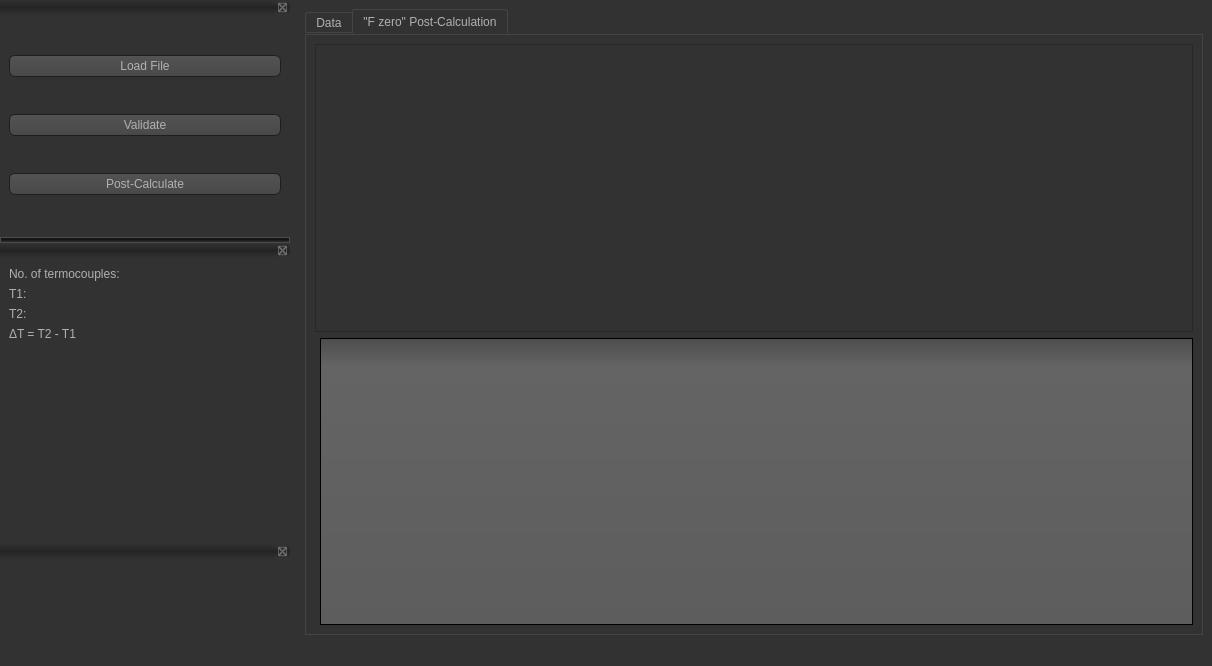
<?xml version="1.0" encoding="UTF-8"?>
<ui version="4.0">
 <class>MainWindow</class>
 <widget class="QMainWindow" name="MainWindow">
  <property name="geometry">
   <rect>
    <x>0</x>
    <y>0</y>
    <width>1212</width>
    <height>666</height>
   </rect>
  </property>
  <property name="windowTitle">
   <string>DEMO</string>
  </property>
  <property name="styleSheet">
   <string notr="true">QToolTip
{
     border: 1px solid black;
     background-color: #ffa02f;
     padding: 1px;
     border-radius: 3px;
     opacity: 100;
}

QWidget
{
    color: #b1b1b1;
    background-color: #323232;
}

QTreeView, QListView
{
    background-color: silver;
    margin-left: 5px;
}

QWidget:item:hover
{
    background-color: QLinearGradient( x1: 0, y1: 0, x2: 0, y2: 1, stop: 0 #ffa02f, stop: 1 #ca0619);
    color: #000000;
}

QWidget:item:selected
{
    background-color: QLinearGradient( x1: 0, y1: 0, x2: 0, y2: 1, stop: 0 #ffa02f, stop: 1 #d7801a);
}

QMenuBar::item
{
    background: transparent;
}

QMenuBar::item:selected
{
    background: transparent;
    border: 1px solid #ffaa00;
}

QMenuBar::item:pressed
{
    background: #444;
    border: 1px solid #000;
    background-color: QLinearGradient(
        x1:0, y1:0,
        x2:0, y2:1,
        stop:1 #212121,
        stop:0.4 #343434/*,
        stop:0.2 #343434,
        stop:0.1 #ffaa00*/
    );
    margin-bottom:-1px;
    padding-bottom:1px;
}

QMenu
{
    border: 1px solid #000;
}

QMenu::item
{
    padding: 2px 20px 2px 20px;
}

QMenu::item:selected
{
    color: #000000;
}

QWidget:disabled
{
    color: #808080;
    background-color: #323232;
}

QAbstractItemView
{
    background-color: QLinearGradient( x1: 0, y1: 0, x2: 0, y2: 1, stop: 0 #4d4d4d, stop: 0.1 #646464, stop: 1 #5d5d5d);
}

QWidget:focus
{
    /*border: 1px solid darkgray;*/
}

QLineEdit
{
    background-color: QLinearGradient( x1: 0, y1: 0, x2: 0, y2: 1, stop: 0 #4d4d4d, stop: 0 #646464, stop: 1 #5d5d5d);
    padding: 1px;
    border-style: solid;
    border: 1px solid #1e1e1e;
    border-radius: 5;
}

QPushButton
{
    color: #b1b1b1;
    background-color: QLinearGradient( x1: 0, y1: 0, x2: 0, y2: 1, stop: 0 #565656, stop: 0.1 #525252, stop: 0.5 #4e4e4e, stop: 0.9 #4a4a4a, stop: 1 #464646);
    border-width: 1px;
    border-color: #1e1e1e;
    border-style: solid;
    border-radius: 6;
    padding: 3px;
    font-size: 12px;
    padding-left: 5px;
    padding-right: 5px;
    min-width: 40px;
}

QPushButton:pressed
{
    background-color: QLinearGradient( x1: 0, y1: 0, x2: 0, y2: 1, stop: 0 #2d2d2d, stop: 0.1 #2b2b2b, stop: 0.5 #292929, stop: 0.9 #282828, stop: 1 #252525);
}

QComboBox
{
    selection-background-color: #ffaa00;
    background-color: QLinearGradient( x1: 0, y1: 0, x2: 0, y2: 1, stop: 0 #565656, stop: 0.1 #525252, stop: 0.5 #4e4e4e, stop: 0.9 #4a4a4a, stop: 1 #464646);
    border-style: solid;
    border: 1px solid #1e1e1e;
    border-radius: 5;
}

QComboBox:hover,QPushButton:hover
{
    border: 2px solid QLinearGradient( x1: 0, y1: 0, x2: 0, y2: 1, stop: 0 #ffa02f, stop: 1 #d7801a);
}


QComboBox:on
{
    padding-top: 3px;
    padding-left: 4px;
    background-color: QLinearGradient( x1: 0, y1: 0, x2: 0, y2: 1, stop: 0 #2d2d2d, stop: 0.1 #2b2b2b, stop: 0.5 #292929, stop: 0.9 #282828, stop: 1 #252525);
    selection-background-color: #ffaa00;
}

QComboBox QAbstractItemView
{
    border: 2px solid darkgray;
    selection-background-color: QLinearGradient( x1: 0, y1: 0, x2: 0, y2: 1, stop: 0 #ffa02f, stop: 1 #d7801a);
}

QComboBox::drop-down
{
     subcontrol-origin: padding;
     subcontrol-position: top right;
     width: 15px;

     border-left-width: 0px;
     border-left-color: darkgray;
     border-left-style: solid; /* just a single line */
     border-top-right-radius: 3px; /* same radius as the QComboBox */
     border-bottom-right-radius: 3px;
 }

QComboBox::down-arrow
{
     image: url(:/dark_orange/img/down_arrow.png);
}

QGroupBox
{
    border: 1px solid darkgray;
    margin-top: 10px;
}

QGroupBox:focus
{
    border: 1px solid darkgray;
}

QTextEdit:focus
{
    border: 1px solid darkgray;
}

QScrollBar:horizontal {
     border: 1px solid #222222;
     background: QLinearGradient( x1: 0, y1: 0, x2: 0, y2: 1, stop: 0.0 #121212, stop: 0.2 #282828, stop: 1 #484848);
     height: 7px;
     margin: 0px 16px 0 16px;
}

QScrollBar::handle:horizontal
{
      background: QLinearGradient( x1: 0, y1: 0, x2: 1, y2: 0, stop: 0 #ffa02f, stop: 0.5 #d7801a, stop: 1 #ffa02f);
      min-height: 20px;
      border-radius: 2px;
}

QScrollBar::add-line:horizontal {
      border: 1px solid #1b1b19;
      border-radius: 2px;
      background: QLinearGradient( x1: 0, y1: 0, x2: 1, y2: 0, stop: 0 #ffa02f, stop: 1 #d7801a);
      width: 14px;
      subcontrol-position: right;
      subcontrol-origin: margin;
}

QScrollBar::sub-line:horizontal {
      border: 1px solid #1b1b19;
      border-radius: 2px;
      background: QLinearGradient( x1: 0, y1: 0, x2: 1, y2: 0, stop: 0 #ffa02f, stop: 1 #d7801a);
      width: 14px;
     subcontrol-position: left;
     subcontrol-origin: margin;
}

QScrollBar::right-arrow:horizontal, QScrollBar::left-arrow:horizontal
{
      border: 1px solid black;
      width: 1px;
      height: 1px;
      background: white;
}

QScrollBar::add-page:horizontal, QScrollBar::sub-page:horizontal
{
      background: none;
}

QScrollBar:vertical
{
      background: QLinearGradient( x1: 0, y1: 0, x2: 1, y2: 0, stop: 0.0 #121212, stop: 0.2 #282828, stop: 1 #484848);
      width: 7px;
      margin: 16px 0 16px 0;
      border: 1px solid #222222;
}

QScrollBar::handle:vertical
{
      background: QLinearGradient( x1: 0, y1: 0, x2: 0, y2: 1, stop: 0 #ffa02f, stop: 0.5 #d7801a, stop: 1 #ffa02f);
      min-height: 20px;
      border-radius: 2px;
}

QScrollBar::add-line:vertical
{
      border: 1px solid #1b1b19;
      border-radius: 2px;
      background: QLinearGradient( x1: 0, y1: 0, x2: 0, y2: 1, stop: 0 #ffa02f, stop: 1 #d7801a);
      height: 14px;
      subcontrol-position: bottom;
      subcontrol-origin: margin;
}

QScrollBar::sub-line:vertical
{
      border: 1px solid #1b1b19;
      border-radius: 2px;
      background: QLinearGradient( x1: 0, y1: 0, x2: 0, y2: 1, stop: 0 #d7801a, stop: 1 #ffa02f);
      height: 14px;
      subcontrol-position: top;
      subcontrol-origin: margin;
}

QScrollBar::up-arrow:vertical, QScrollBar::down-arrow:vertical
{
      border: 1px solid black;
      width: 1px;
      height: 1px;
      background: white;
}


QScrollBar::add-page:vertical, QScrollBar::sub-page:vertical
{
      background: none;
}

QTextEdit
{
    background-color: #242424;
}

QPlainTextEdit
{
    background-color: #242424;
}

QHeaderView::section
{
    background-color: QLinearGradient(x1:0, y1:0, x2:0, y2:1, stop:0 #616161, stop: 0.5 #505050, stop: 0.6 #434343, stop:1 #656565);
    color: white;
    padding-left: 4px;
    border: 1px solid #6c6c6c;
}

QCheckBox:disabled
{
color: #414141;
}

QDockWidget::title
{
    text-align: center;
    spacing: 3px; /* spacing between items in the tool bar */
    background-color: QLinearGradient(x1:0, y1:0, x2:0, y2:1, stop:0 #323232, stop: 0.5 #242424, stop:1 #323232);
}

QDockWidget::close-button, QDockWidget::float-button
{
    text-align: center;
    spacing: 1px; /* spacing between items in the tool bar */
    background-color: QLinearGradient(x1:0, y1:0, x2:0, y2:1, stop:0 #323232, stop: 0.5 #242424, stop:1 #323232);
}

QDockWidget::close-button:hover, QDockWidget::float-button:hover
{
    background: #242424;
}

QDockWidget::close-button:pressed, QDockWidget::float-button:pressed
{
    padding: 1px -1px -1px 1px;
}

QMainWindow::separator
{
    background-color: QLinearGradient(x1:0, y1:0, x2:0, y2:1, stop:0 #161616, stop: 0.5 #151515, stop: 0.6 #212121, stop:1 #343434);
    color: white;
    padding-left: 4px;
    border: 1px solid #4c4c4c;
    spacing: 3px; /* spacing between items in the tool bar */
}

QMainWindow::separator:hover
{

    background-color: QLinearGradient(x1:0, y1:0, x2:0, y2:1, stop:0 #d7801a, stop:0.5 #b56c17 stop:1 #ffa02f);
    color: white;
    padding-left: 4px;
    border: 1px solid #6c6c6c;
    spacing: 3px; /* spacing between items in the tool bar */
}

QToolBar::handle
{
     spacing: 3px; /* spacing between items in the tool bar */
     background: url(:/dark_orange/img/handle.png);
}

QMenu::separator
{
    height: 2px;
    background-color: QLinearGradient(x1:0, y1:0, x2:0, y2:1, stop:0 #161616, stop: 0.5 #151515, stop: 0.6 #212121, stop:1 #343434);
    color: white;
    padding-left: 4px;
    margin-left: 10px;
    margin-right: 5px;
}

QProgressBar
{
    border: 2px solid grey;
    border-radius: 5px;
    text-align: center;
}

QProgressBar::chunk
{
    background-color: #d7801a;
    width: 2.15px;
    margin: 0.5px;
}

QTabBar::tab {
    color: #b1b1b1;
    border: 1px solid #444;
    border-bottom-style: none;
    background-color: #323232;
    padding-left: 10px;
    padding-right: 10px;
    padding-top: 3px;
    padding-bottom: 2px;
    margin-right: -1px;
}

QTabWidget::pane {
    border: 1px solid #444;
    top: 1px;
}

QTabBar::tab:last
{
    margin-right: 0; /* the last selected tab has nothing to overlap with on the right */
    border-top-right-radius: 3px;
}

QTabBar::tab:first:!selected
{
 margin-left: 0px; /* the last selected tab has nothing to overlap with on the right */


    border-top-left-radius: 3px;
}

QTabBar::tab:!selected
{
    color: #b1b1b1;
    border-bottom-style: solid;
    margin-top: 3px;
    background-color: QLinearGradient(x1:0, y1:0, x2:0, y2:1, stop:1 #212121, stop:.4 #343434);
}

QTabBar::tab:selected
{
    border-top-left-radius: 3px;
    border-top-right-radius: 3px;
    margin-bottom: 0px;
}

QTabBar::tab:!selected:hover
{
    /*border-top: 2px solid #ffaa00;
    padding-bottom: 3px;*/
    border-top-left-radius: 3px;
    border-top-right-radius: 3px;
    background-color: QLinearGradient(x1:0, y1:0, x2:0, y2:1, stop:1 #212121, stop:0.4 #343434, stop:0.2 #343434, stop:0.1 #ffaa00);
}

QRadioButton::indicator:checked, QRadioButton::indicator:unchecked{
    color: #b1b1b1;
    background-color: #323232;
    border: 1px solid #b1b1b1;
    border-radius: 6px;
}

QRadioButton::indicator:checked
{
    background-color: qradialgradient(
        cx: 0.5, cy: 0.5,
        fx: 0.5, fy: 0.5,
        radius: 1.0,
        stop: 0.25 #ffaa00,
        stop: 0.3 #323232
    );
}

QCheckBox::indicator{
    color: #b1b1b1;
    background-color: #323232;
    border: 1px solid #b1b1b1;
    width: 9px;
    height: 9px;
}

QRadioButton::indicator
{
    border-radius: 6px;
}

QRadioButton::indicator:hover, QCheckBox::indicator:hover
{
    border: 1px solid #ffaa00;
}

QCheckBox::indicator:checked
{
    image:url(:/dark_orange/img/checkbox.png);
}

QCheckBox::indicator:disabled, QRadioButton::indicator:disabled
{
    border: 1px solid #444;
}


QSlider::groove:horizontal {
    border: 1px solid #3A3939;
    height: 8px;
    background: #201F1F;
    margin: 2px 0;
    border-radius: 2px;
}

QSlider::handle:horizontal {
    background: QLinearGradient( x1: 0, y1: 0, x2: 0, y2: 1,
      stop: 0.0 silver, stop: 0.2 #a8a8a8, stop: 1 #727272);
    border: 1px solid #3A3939;
    width: 14px;
    height: 14px;
    margin: -4px 0;
    border-radius: 2px;
}

QSlider::groove:vertical {
    border: 1px solid #3A3939;
    width: 8px;
    background: #201F1F;
    margin: 0 0px;
    border-radius: 2px;
}

QSlider::handle:vertical {
    background: QLinearGradient( x1: 0, y1: 0, x2: 0, y2: 1, stop: 0.0 silver,
      stop: 0.2 #a8a8a8, stop: 1 #727272);
    border: 1px solid #3A3939;
    width: 14px;
    height: 14px;
    margin: 0 -4px;
    border-radius: 2px;
}

QAbstractSpinBox {
    padding-top: 2px;
    padding-bottom: 2px;
    border: 1px solid darkgray;

    border-radius: 2px;
    min-width: 50px;
}
</string>
  </property>
  <widget class="QWidget" name="centralwidget">
   <layout class="QVBoxLayout" name="verticalLayout_2">
    <item>
     <widget class="QTabWidget" name="tabWidget">
      <property name="styleSheet">
       <string notr="true">font: 14pt &quot;Century Gothic&quot;;</string>
      </property>
      <property name="currentIndex">
       <number>1</number>
      </property>
      <widget class="QWidget" name="tab">
       <attribute name="title">
        <string>Data</string>
       </attribute>
       <layout class="QVBoxLayout" name="verticalLayout_3">
        <item>
         <widget class="QTableView" name="table"/>
        </item>
       </layout>
      </widget>
      <widget class="QWidget" name="tab_2">
       <attribute name="title">
        <string>&quot;F zero&quot; Post-Calculation</string>
       </attribute>
       <layout class="QVBoxLayout" name="verticalLayout_5">
        <item>
         <widget class="PlotWidget" name="graphics_view"/>
        </item>
        <item>
         <widget class="QListWidget" name="pc_list">
          <property name="enabled">
           <bool>true</bool>
          </property>
         </widget>
        </item>
       </layout>
      </widget>
     </widget>
    </item>
   </layout>
  </widget>
  <widget class="QMenuBar" name="menubar">
   <property name="geometry">
    <rect>
     <x>0</x>
     <y>0</y>
     <width>1212</width>
     <height>21</height>
    </rect>
   </property>
  </widget>
  <widget class="QStatusBar" name="statusbar"/>
  <widget class="QDockWidget" name="dockWidget">
   <attribute name="dockWidgetArea">
    <number>1</number>
   </attribute>
   <widget class="QWidget" name="dockWidgetContents">
    <layout class="QVBoxLayout" name="verticalLayout">
     <item>
      <widget class="QPushButton" name="load_btn">
       <property name="styleSheet">
        <string notr="true">font: 14pt &quot;Century Gothic&quot;;</string>
       </property>
       <property name="text">
        <string>Load File</string>
       </property>
      </widget>
     </item>
     <item>
      <widget class="QPushButton" name="validation_btn">
       <property name="styleSheet">
        <string notr="true">font: 14pt &quot;Century Gothic&quot;;</string>
       </property>
       <property name="text">
        <string>Validate</string>
       </property>
      </widget>
     </item>
     <item>
      <widget class="QPushButton" name="calculate_btn">
       <property name="styleSheet">
        <string notr="true">font: 14pt &quot;Century Gothic&quot;;</string>
       </property>
       <property name="text">
        <string>Post-Calculate</string>
       </property>
      </widget>
     </item>
    </layout>
   </widget>
  </widget>
  <widget class="QDockWidget" name="dockWidget_2">
   <property name="sizePolicy">
    <sizepolicy hsizetype="Fixed" vsizetype="Preferred">
     <horstretch>0</horstretch>
     <verstretch>0</verstretch>
    </sizepolicy>
   </property>
   <property name="minimumSize">
    <size>
     <width>290</width>
     <height>141</height>
    </size>
   </property>
   <property name="maximumSize">
    <size>
     <width>290</width>
     <height>524287</height>
    </size>
   </property>
   <attribute name="dockWidgetArea">
    <number>1</number>
   </attribute>
   <widget class="QWidget" name="dockWidgetContents_2">
    <layout class="QFormLayout" name="formLayout">
     <item row="0" column="0">
      <widget class="QLabel" name="label">
       <property name="styleSheet">
        <string notr="true">font: 14pt &quot;Century Gothic&quot;;</string>
       </property>
       <property name="text">
        <string>No. of termocouples:</string>
       </property>
      </widget>
     </item>
     <item row="0" column="1">
      <widget class="QLabel" name="termocouple_number">
       <property name="styleSheet">
        <string notr="true">font: 14pt &quot;Century Gothic&quot;;</string>
       </property>
       <property name="text">
        <string/>
       </property>
       <property name="alignment">
        <set>Qt::AlignRight|Qt::AlignTrailing|Qt::AlignVCenter</set>
       </property>
      </widget>
     </item>
     <item row="1" column="0">
      <widget class="QLabel" name="label_3">
       <property name="styleSheet">
        <string notr="true">font: 14pt &quot;Century Gothic&quot;;</string>
       </property>
       <property name="text">
        <string>T1:</string>
       </property>
      </widget>
     </item>
     <item row="1" column="1">
      <widget class="QLabel" name="start_time">
       <property name="styleSheet">
        <string notr="true">font: 14pt &quot;Century Gothic&quot;;</string>
       </property>
       <property name="text">
        <string/>
       </property>
       <property name="alignment">
        <set>Qt::AlignRight|Qt::AlignTrailing|Qt::AlignVCenter</set>
       </property>
      </widget>
     </item>
     <item row="2" column="0">
      <widget class="QLabel" name="label_5">
       <property name="styleSheet">
        <string notr="true">font: 14pt &quot;Century Gothic&quot;;</string>
       </property>
       <property name="text">
        <string>T2:</string>
       </property>
      </widget>
     </item>
     <item row="2" column="1">
      <widget class="QLabel" name="stop_time">
       <property name="styleSheet">
        <string notr="true">font: 14pt &quot;Century Gothic&quot;;</string>
       </property>
       <property name="text">
        <string/>
       </property>
       <property name="alignment">
        <set>Qt::AlignRight|Qt::AlignTrailing|Qt::AlignVCenter</set>
       </property>
      </widget>
     </item>
     <item row="3" column="0">
      <widget class="QLabel" name="label_7">
       <property name="styleSheet">
        <string notr="true">font: 14pt &quot;Century Gothic&quot;;</string>
       </property>
       <property name="text">
        <string>ΔT = T2 - T1</string>
       </property>
      </widget>
     </item>
     <item row="3" column="1">
      <widget class="QLabel" name="time_delta">
       <property name="styleSheet">
        <string notr="true">font: 14pt &quot;Century Gothic&quot;;</string>
       </property>
       <property name="text">
        <string/>
       </property>
       <property name="alignment">
        <set>Qt::AlignRight|Qt::AlignTrailing|Qt::AlignVCenter</set>
       </property>
      </widget>
     </item>
    </layout>
   </widget>
  </widget>
  <widget class="QDockWidget" name="dockWidget_3">
   <attribute name="dockWidgetArea">
    <number>1</number>
   </attribute>
   <widget class="QWidget" name="dockWidgetContents_3">
    <layout class="QVBoxLayout" name="verticalLayout_4">
     <item>
      <widget class="QLabel" name="validation_label">
       <property name="text">
        <string/>
       </property>
       <property name="alignment">
        <set>Qt::AlignCenter</set>
       </property>
      </widget>
     </item>
    </layout>
   </widget>
  </widget>
 </widget>
 <customwidgets>
  <customwidget>
   <class>PlotWidget</class>
   <extends>QGraphicsView</extends>
   <header>pyqtgraph</header>
  </customwidget>
 </customwidgets>
 <resources/>
 <connections/>
</ui>
